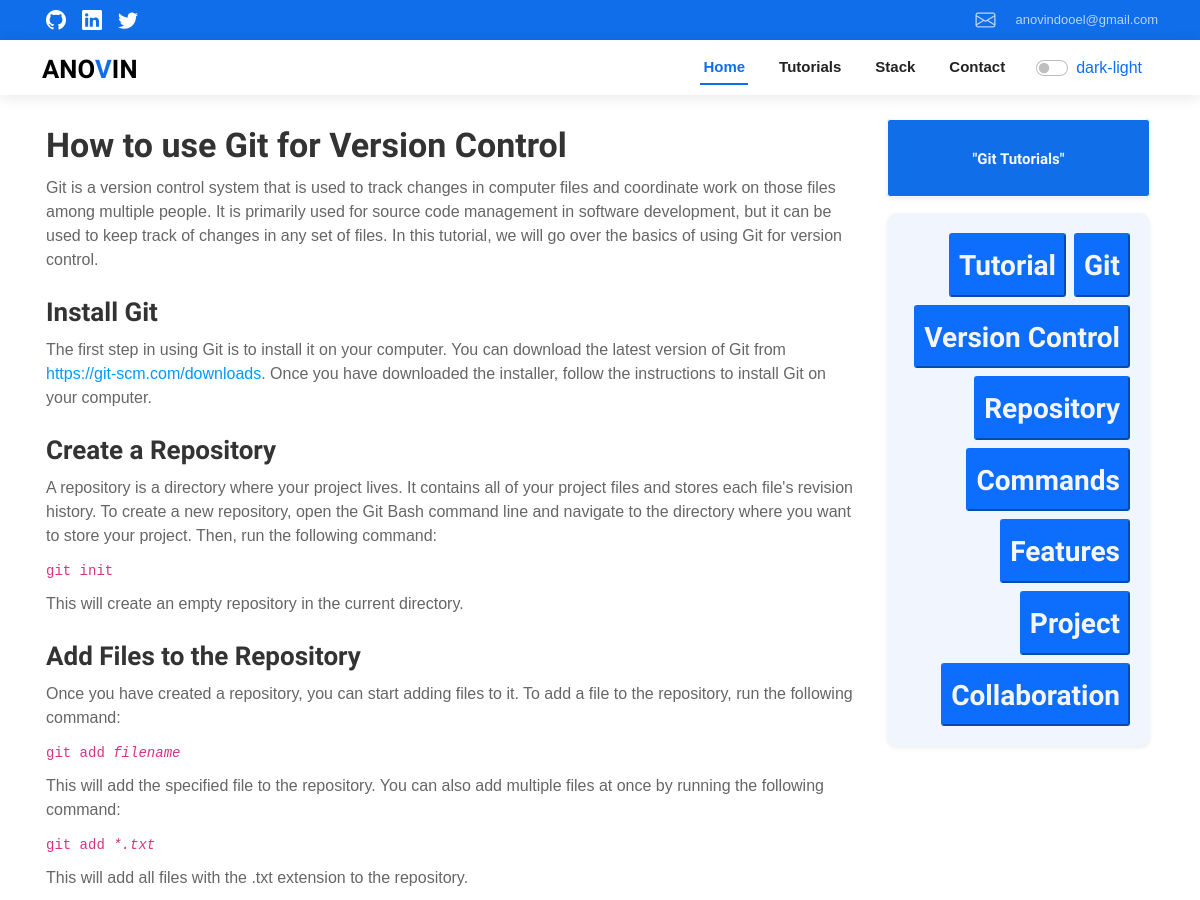
/tutorial/how-to-use-git-for-version-control/ (upper part), run on an earlier commit of the app's database.
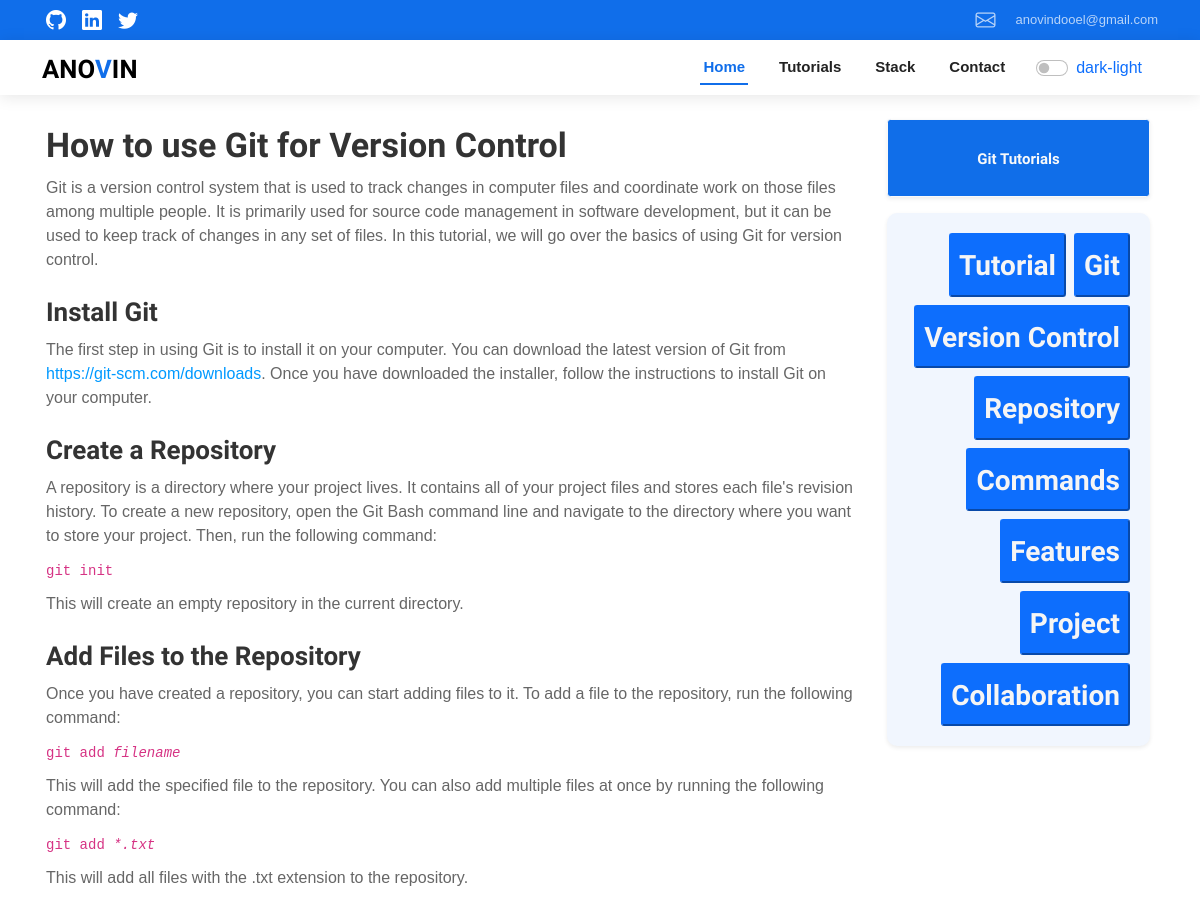
And on a later commit of the database.
### web/models.py (models this page shows, shortened)
class Tutorial(models.Model):
    title = models.CharField(max_length=255)
    slug = models.CharField(max_length=225, null=True, blank=True)
    meta_description = models.TextField()
    introduction = models.TextField()
    steps = models.TextField()
    content = models.TextField()
    tags = models.ManyToManyField(Tag, blank=True)
    img = models.ImageField(upload_to='tutorials/images/', null=True, blank=True)
    category = models.ForeignKey(Category, on_delete=models.SET_NULL, null=True, blank=True)
    def get_absolute_url(self):
        return reverse('single_tutorial', kwargs={
            'slug': self.slug
        })

class Category(models.Model):
    name = models.CharField(max_length=120)
    slug = models.CharField(max_length=120)
    def __str__(self):
        return self.name
    def get_absolute_url(self):
        return reverse('single_category', kwargs={
            'name': self.name
        })

### web/views.py (the view)
# urls.py: path('tutorial/<str:slug>/', views.single_tutorial, name='single_tutorial'),
def single_tutorial(request, slug=None, ):
    obj = get_object_or_404(Tutorial, slug=slug)
    absolute_url = obj.get_absolute_url()
    print(absolute_url)
    return render(request, 'tutorials/single_tutorial.html', context={'tutorial': obj})

### web/models.py (called while the page is built)
    def __str__(self):
        return self.name

    def get_absolute_url(self):
        return reverse('single_tag', kwargs={
            'name': self.name
        })

### web/templates/tutorials/single_tutorial.html (shortened to what this page needs)
<!DOCTYPE html>
{% load static %}
<html lang="en" style="filter:invert(100); ">
<head>
    {% include 'head.html' %}
    <link href="{% static 'assets/vendor/aos/aos.css' %}" rel="stylesheet">
    <link href="{% static 'assets/vendor/bootstrap/css/bootstrap.min.css' %}" rel="stylesheet">
    <link href="{% static 'assets/vendor/bootstrap-icons/bootstrap-icons.css' %}" rel="stylesheet">
    <link href="{% static 'assets/vendor/boxicons/css/boxicons.min.css' %}" rel="stylesheet">
    <link href="{% static 'assets/vendor/glightbox/css/glightbox.min.css' %}" rel="stylesheet">
    <link href="{% static 'assets/vendor/swiper/swiper-bundle.min.css' %}" rel="stylesheet">
    <link href="{% static 'assets/css/style.css' %}" rel="stylesheet">
</head>
<body>
{% include 'menu.html' %}
<div class="container ">
    <div class="d-flex justify-content-center p-0 mt-3 mb-3">
        <div class="col-12 col-md-9">
            <div class="p-1 pe-lg-4">
                {{tutorial.content|safe}}
            </div>
        </div>
        <div class="col-3 p-2 d-flex justify-content-end d-none d-md-block">
            <a href="{{tutorial.category.get_absolute_url}}">
                <button class="btn btn-sm btn-light d-flex p-3 shadow-sm mb-3 w-100 d-flex flex-column"
                        style="background: #106ee9; color: black; font-weight: 100;">
                    <h3 class="w-100 pt-1 pb-1 text-light" style="font-size:15px;border-radius: 4px; font-weight: 800;">
                        {{ tutorial.category }}
                    </h3>
                </button>
            </a>
            <div class="d-flex flex-column p-3 shadow-sm" style="border-radius: 10px; background: #f1f6fe;">
                <div class="d-flex flex-wrap justify-content-end align-items-center">{% for tag in tutorial.tags.all %}
                    <a href="{{tag.get_absolute_url}}">
                        <button class="btn-sm btn-primary m-1 text-bg-primary" style="font-size:13px;">
                            <h3 style="color: whitesmoke;">{{tag}}</h3>
                        </button>
                    </a>
                    {%endfor%}
                </div>
            </div>
        </div>
    </div>
</div>
</body>
</html>

What changed in the data, as far as the page shows it:
changed Tutorial: category "\"Git Tutorials\"" → "Git Tutorials"
